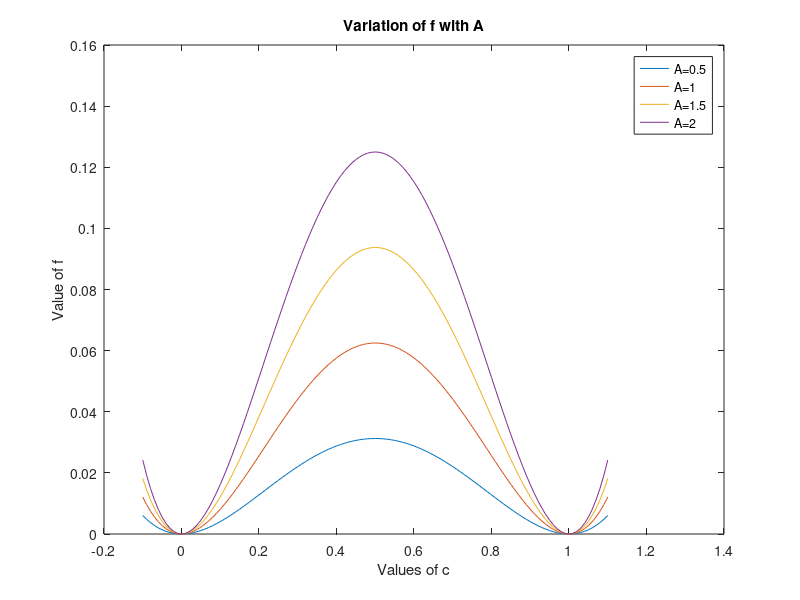

MATLAB code to generate this figure:
% Simple program to check how the cuve varies for different 
% values of A in f = A*c^2(1-c)^2

c=-0.1:0.01:1.1;
A=0.5:0.5:2;
for i=1:numel(A)
    f=A(i).*c.*c.*(1-c).*(1-c);
    plot(c, f); 
    hold on
end
xlabel('Values of c'), ylabel('Value of f');
title('Variation of f with A');
legend('A=0.5','A=1','A=1.5','A=2');
    
